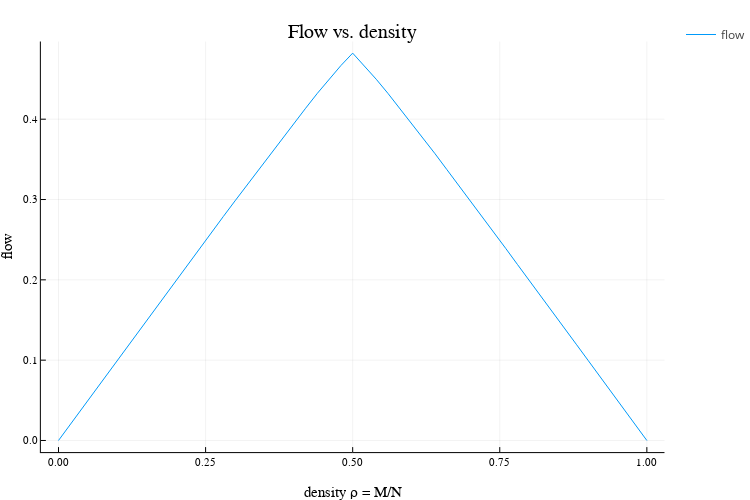

Notebook cell for this chart:
### Code cell
# plot flow vs. density
ρs = collect(M_start:M_end)./NUMBER_OF_SITES # density ρ = M/N

plot(ρs, flows, label="flow", size=(NUMBER_OF_SITES*15, 500))
xlabel!("density ρ = M/N")
ylabel!("flow")
title!("Flow vs. density")

### Figure 1 — Plotly figure (JSON) as saved in the notebook; plotly's stock layout.template omitted (floating-point values rounded to 4 significant figures)
{"data": [{"colorbar": {"title": ""}, "legendgroup": "flow", "line": {"color": "rgba(0, 154, 250, 1.000)", "dash": "solid", "shape": "linear", "width": 1}, "mode": "lines", "name": "flow", "showlegend": true, "type": "scatter", "x": [0, 0.02, 0.04, 0.06, 0.08, 0.1, 0.12, 0.14, 0.16, 0.18, 0.2, 0.22, 0.24, 0.26, 0.28, 0.3, 0.32, 0.34, 0.36, 0.38, 0.4, 0.42, 0.44, 0.46, 0.48, 0.5, 0.52, 0.54, 0.56, 0.58, 0.6, 0.62, 0.64, 0.66, 0.68, 0.7, 0.72, 0.74, 0.76, 0.78, 0.8, 0.82, 0.84, 0.86, 0.88, 0.9, 0.92, 0.94, 0.96, 0.98, 1], "xaxis": "x", "y": [0, 0.02, 0.03999, 0.05998, 0.07995, 0.09992, 0.1198, 0.1398, 0.1597, 0.1796, 0.1994, 0.2195, 0.2391, 0.2588, 0.2787, 0.2983, 0.3176, 0.3375, 0.3568, 0.376, 0.3951, 0.4136, 0.4323, 0.4498, 0.4668, 0.4823, 0.4663, 0.4498, 0.4321, 0.4137, 0.3944, 0.3758, 0.357, 0.3373, 0.318, 0.2983, 0.2788, 0.2589, 0.2393, 0.2192, 0.1996, 0.1797, 0.1597, 0.1398, 0.1198, 0.09988, 0.07995, 0.05997, 0.03998, 0.02, 0], "yaxis": "y", "zmax": null, "zmin": null}], "layout": {"annotations": [{"font": {"color": "rgba(0, 0, 0, 1.000)", "family": "sans-serif", "size": 20}, "rotation": 0, "showarrow": false, "text": "Flow vs. density", "x": 0.528, "xanchor": "center", "xref": "paper", "y": 1, "yanchor": "top", "yref": "paper"}], "height": 500, "legend_position": {"bgcolor": "rgba(255, 255, 255, 1.000)", "bordercolor": "rgba(0, 0, 0, 1.000)", "borderwidth": 1, "font": {"color": "rgba(0, 0, 0, 1.000)", "family": "sans-serif", "size": 11}, "title": {"font": {"color": "rgba(0, 0, 0, 1.000)", "family": "sans-serif", "size": 15}, "text": ""}, "tracegroupgap": 0, "traceorder": "normal", "x": 1, "xanchor": "auto", "y": 1, "yanchor": "auto"}, "margin": {"b": 20, "l": 0, "r": 0, "t": 20}, "paper_bgcolor": "rgba(255, 255, 255, 1.000)", "plot_bgcolor": "rgba(255, 255, 255, 1.000)", "showlegend": true, "width": 750, "xaxis": {"anchor": "y", "domain": [0.06118, 0.9948], "gridcolor": "rgba(0, 0, 0, 0.100)", "gridwidth": 0.5, "linecolor": "rgba(0, 0, 0, 1.000)", "mirror": false, "range": [-0.03, 1.03], "showgrid": true, "showline": true, "showticklabels": true, "tickangle": 0, "tickcolor": "rgb(0, 0, 0)", "tickfont": {"color": "rgba(0, 0, 0, 1.000)", "family": "sans-serif", "size": 11}, "tickmode": "array", "ticks": "inside", "ticktext": ["0.00", "0.25", "0.50", "0.75", "1.00"], "tickvals": [0, 0.25, 0.5, 0.75, 1], "title": "density ρ = M/N", "titlefont": {"color": "rgba(0, 0, 0, 1.000)", "family": "sans-serif", "size": 15}, "type": "-", "visible": true, "zeroline": false, "zerolinecolor": "rgba(0, 0, 0, 1.000)"}, "yaxis": {"anchor": "x", "domain": [0.06065, 0.9532], "gridcolor": "rgba(0, 0, 0, 0.100)", "gridwidth": 0.5, "linecolor": "rgba(0, 0, 0, 1.000)", "mirror": false, "range": [-0.01447, 0.4967], "showgrid": true, "showline": true, "showticklabels": true, "tickangle": 0, "tickcolor": "rgb(0, 0, 0)", "tickfont": {"color": "rgba(0, 0, 0, 1.000)", "family": "sans-serif", "size": 11}, "tickmode": "array", "ticks": "inside", "ticktext": ["0.0", "0.1", "0.2", "0.3", "0.4"], "tickvals": [0, 0.1, 0.2, 0.3, 0.4], "title": "flow", "titlefont": {"color": "rgba(0, 0, 0, 1.000)", "family": "sans-serif", "size": 15}, "type": "-", "visible": true, "zeroline": false, "zerolinecolor": "rgba(0, 0, 0, 1.000)"}}}
